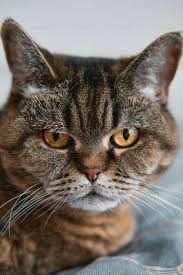
#> input picture Photos/images.jpg, 183 x 275 px, found by its file name
$ python 29histogram_color.py
#> lines starting #> are read from the running program, lines starting #| are printed output that depends on the picture; after the words box and inside, x2 and y2 are one past the last pixel; in counts of white or black regions, pixels touching at a corner belong together
import cv2 as cv
import matplotlib.pyplot as plt
import numpy as np
img=cv.imread("Photos\images.jpg")
#> img is the input picture: shape (275, 183, 3); mean B, G, R 105, 112.7, 120.4
cv.imshow("Cats",img)

colors=("b","g","r")
# [11 lines of commented-out code are left out]

blank=np.zeros((img.shape[:2]),dtype='uint8')
rect=cv.rectangle(blank,(0,0),(150,150),255,-1)
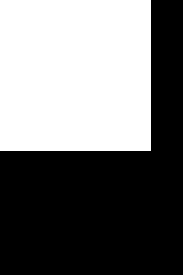
#> blank: shape (275, 183); 45.3% white; 1 white region, box (x1, y1, x2, y2) and area: (0, 0, 151, 151) 22801
mask=cv.bitwise_and(img,img,mask=rect)
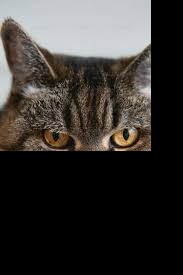
#> mask: shape (275, 183, 3); mean B, G, R 49.7, 52.7, 55.6
cv.imshow("masked",mask)
for i,col in enumerate(colors): # enumerate adds iteration(col)
    hist=cv.calcHist([img],[i],None,[256],[0,256])
    plt.title("Color Histogram")
    plt.xlabel('Bins')
    plt.ylabel("No of pixels")
    plt.plot(hist)
    plt.xlim([0,256])

plt.show()
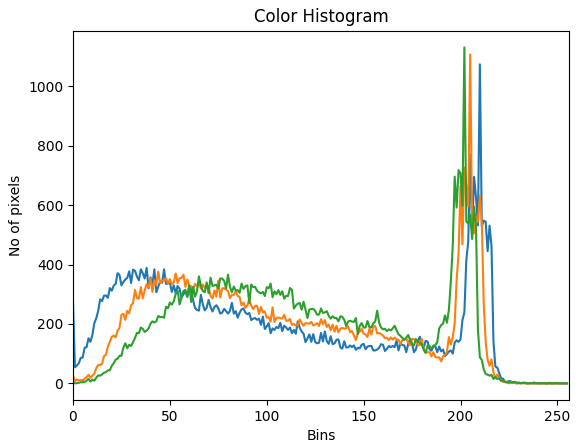
#> figure drawn by matplotlib, 1 panel; curve peaks at x = 210, y = 1074; curve peaks at x = 205, y = 1107; curve peaks at x = 202, y = 1131

$ run again, with Photos/womanphoto.webp saved as Photos/images.jpg
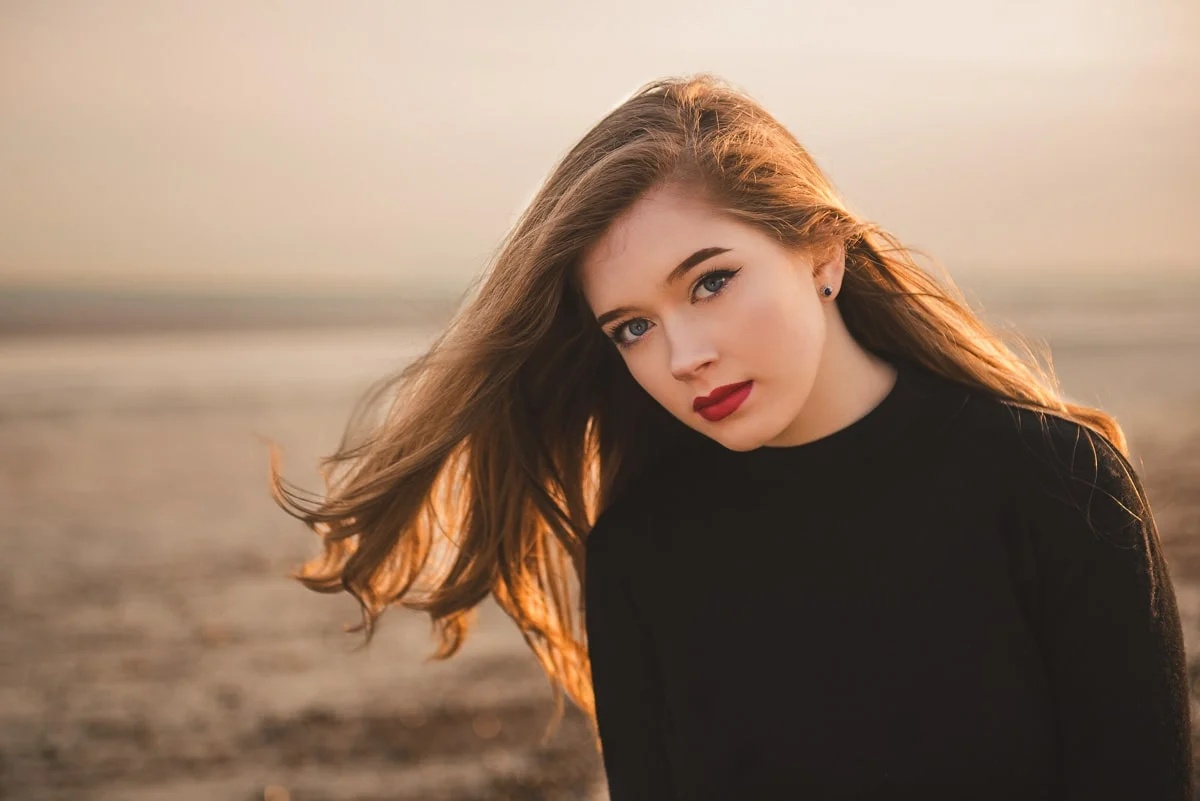
#> input picture Photos/womanphoto.webp, 1200 x 801 px, found by its file name
#> img is the input picture: shape (801, 1200, 3); mean B, G, R 104.7, 123.6, 148.6
#> `rect=cv.rectangle(blank,(0,0),(150,150),255,-1)`:
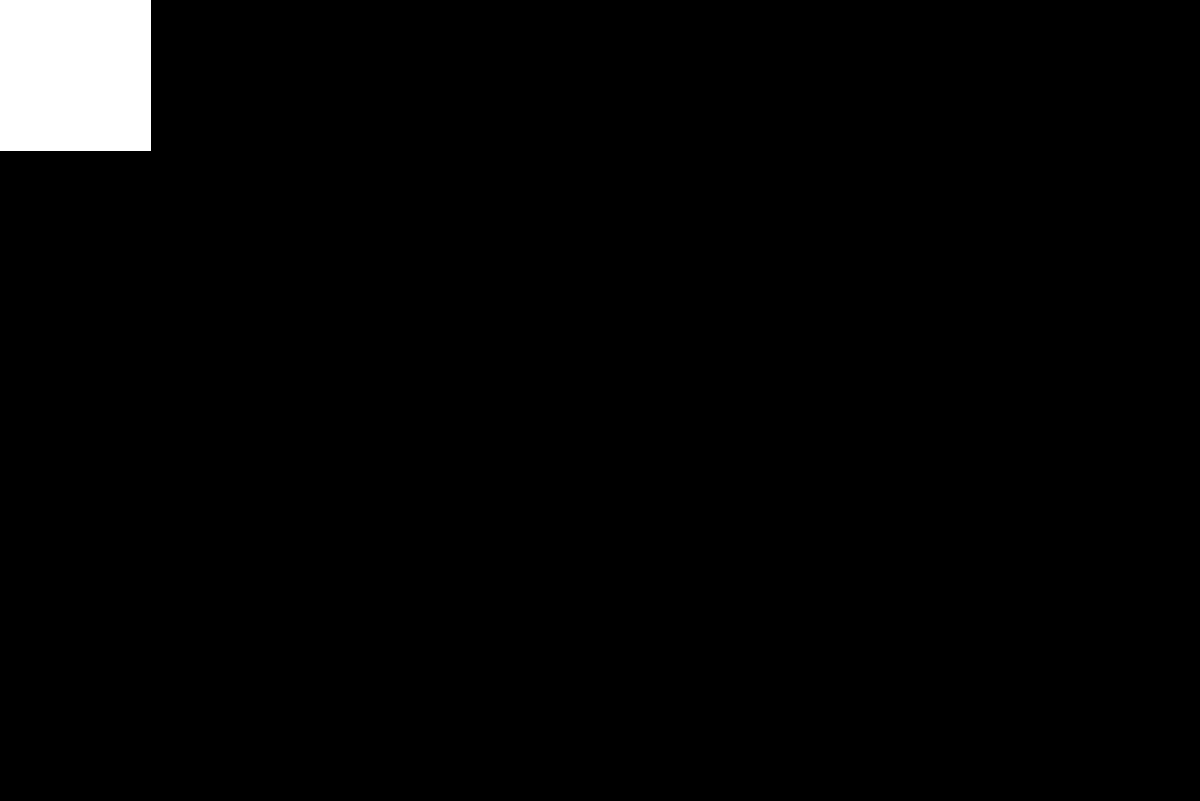
#> blank: shape (801, 1200); 2.4% white; 1 white region, box (x1, y1, x2, y2) and area: (0, 0, 151, 151) 22801
#> `plt.show()`:
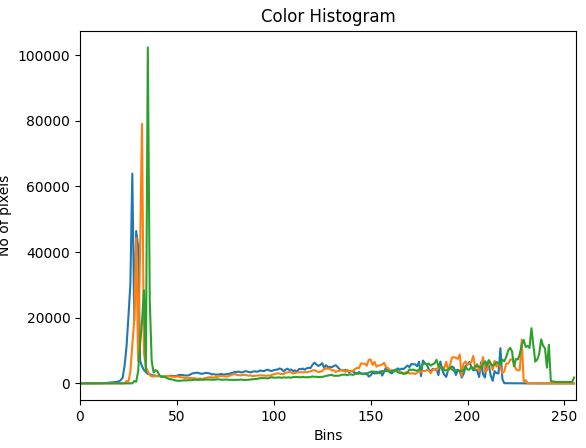
#> figure drawn by matplotlib, 1 panel; curve peaks at x = 27, y = 63913; curve peaks at x = 32, y = 79070; curve peaks at x = 35, y = 102370
